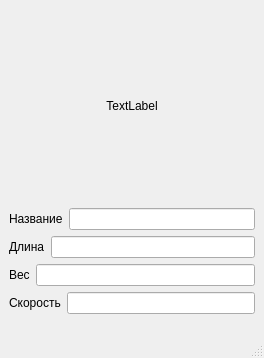
<?xml version="1.0" encoding="UTF-8"?>
<ui version="4.0">
 <class>AirInfoWindow</class>
 <widget class="QMainWindow" name="AirInfoWindow">
  <property name="geometry">
   <rect>
    <x>0</x>
    <y>0</y>
    <width>264</width>
    <height>358</height>
   </rect>
  </property>
  <property name="windowTitle">
   <string>MainWindow</string>
  </property>
  <widget class="QWidget" name="centralwidget">
   <layout class="QVBoxLayout" name="verticalLayout_2">
    <item>
     <widget class="QLabel" name="label">
      <property name="maximumSize">
       <size>
        <width>313</width>
        <height>167</height>
       </size>
      </property>
      <property name="text">
       <string>TextLabel</string>
      </property>
      <property name="alignment">
       <set>Qt::AlignCenter</set>
      </property>
     </widget>
    </item>
    <item>
     <layout class="QVBoxLayout" name="verticalLayout">
      <item>
       <layout class="QHBoxLayout" name="horizontalLayout">
        <item>
         <widget class="QLabel" name="label_2">
          <property name="text">
           <string>Название</string>
          </property>
         </widget>
        </item>
        <item>
         <widget class="QLineEdit" name="nameEdit"/>
        </item>
       </layout>
      </item>
      <item>
       <layout class="QHBoxLayout" name="horizontalLayout_2">
        <item>
         <widget class="QLabel" name="label_3">
          <property name="text">
           <string>Длина</string>
          </property>
         </widget>
        </item>
        <item>
         <widget class="QLineEdit" name="longEdit"/>
        </item>
       </layout>
      </item>
      <item>
       <layout class="QHBoxLayout" name="horizontalLayout_3">
        <item>
         <widget class="QLabel" name="label_4">
          <property name="text">
           <string>Вес</string>
          </property>
         </widget>
        </item>
        <item>
         <widget class="QLineEdit" name="weightEdit"/>
        </item>
       </layout>
      </item>
      <item>
       <layout class="QHBoxLayout" name="horizontalLayout_4">
        <item>
         <widget class="QLabel" name="label_5">
          <property name="text">
           <string>Скорость</string>
          </property>
         </widget>
        </item>
        <item>
         <widget class="QLineEdit" name="speedEdit"/>
        </item>
       </layout>
      </item>
     </layout>
    </item>
   </layout>
  </widget>
  <widget class="QMenuBar" name="menubar">
   <property name="geometry">
    <rect>
     <x>0</x>
     <y>0</y>
     <width>264</width>
     <height>20</height>
    </rect>
   </property>
  </widget>
  <widget class="QStatusBar" name="statusbar"/>
 </widget>
 <resources/>
 <connections/>
</ui>
